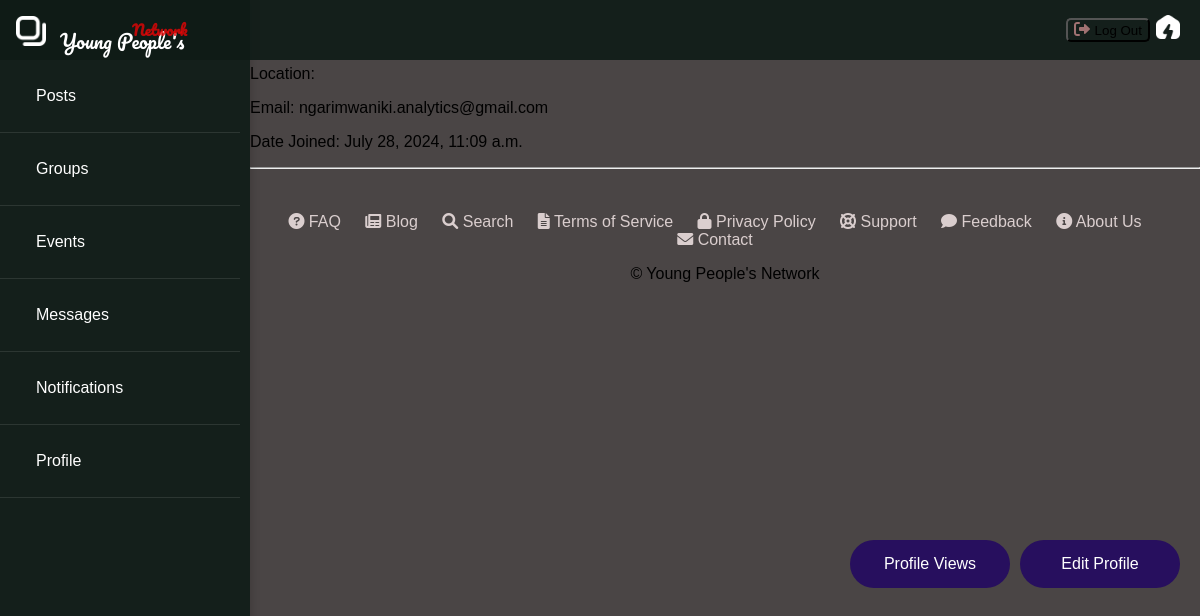
The app's page /users/profile/1/, older data.
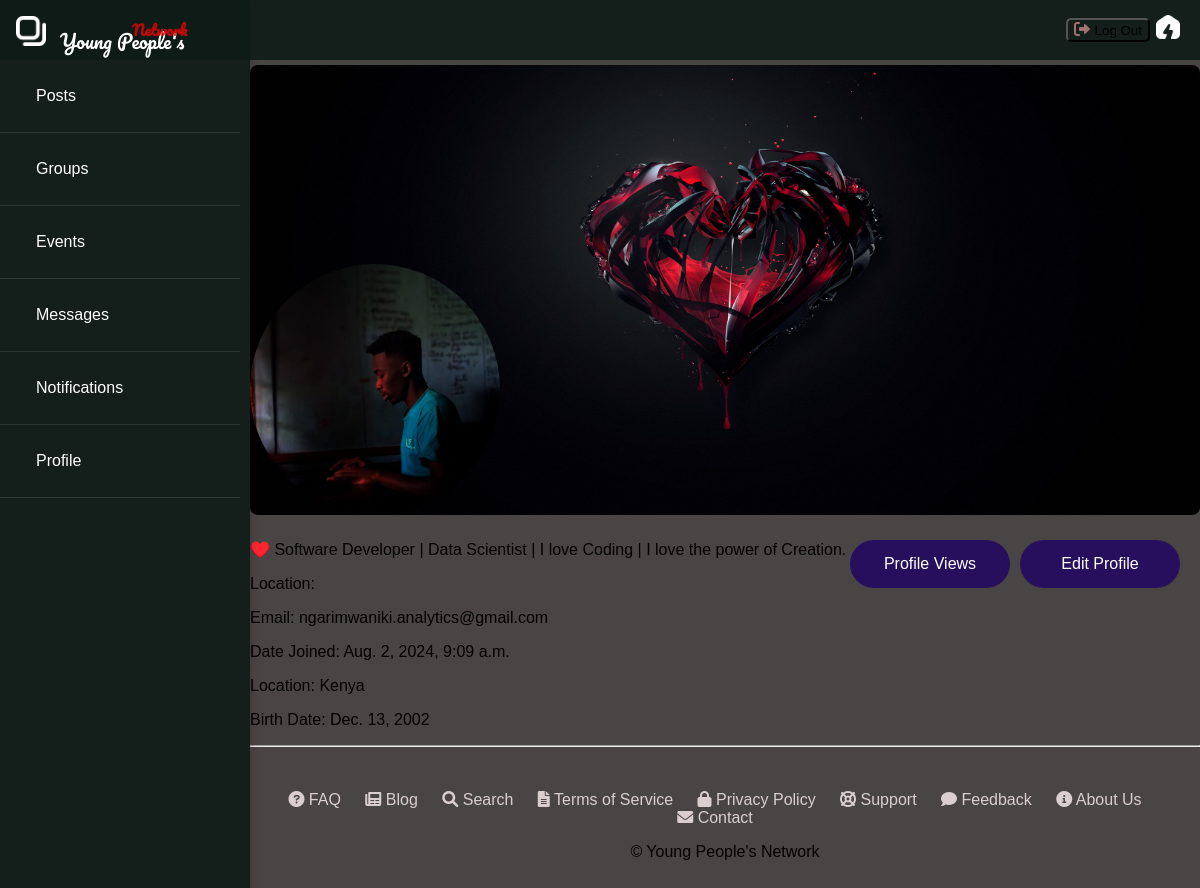
The same page, newer data.
### apps/users/models.py (models this page shows, shortened)
class CustomUser(AbstractBaseUser, PermissionsMixin):
    email = models.EmailField(unique=True)
    username = models.CharField(max_length=255, unique=True)
    first_name = models.CharField(max_length=30)
    last_name = models.CharField(max_length=30)
    is_active = models.BooleanField(default=True)
    is_staff = models.BooleanField(default=False)
    date_joined = models.DateTimeField(default=timezone.now)
    groups = models.ManyToManyField(Group, related_name='customuser_set', blank=True)
    user_permissions = models.ManyToManyField(Permission, related_name='customuser_set', blank=True)
    objects = CustomUserManager()
    USERNAME_FIELD = 'email'
    REQUIRED_FIELDS = ['username', 'first_name', 'last_name']

### apps/profile/models.py (models this page shows, shortened)
class Profile(models.Model):
    user = models.OneToOneField(settings.AUTH_USER_MODEL, on_delete=models.CASCADE, related_name='profile')
    bio = models.TextField(blank=True, null=True)
    location = models.CharField(max_length=255, blank=True, null=True)
    birth_date = models.DateField(blank=True, null=True)
    profile_image = models.ImageField(upload_to='profile_images/', blank=True, null=True)
    cover_image = models.ImageField(upload_to='cover_images/', blank=True, null=True)
    created_at = models.DateTimeField(auto_now_add=True)
    updated_at = models.DateTimeField(auto_now=True)

### apps/users/views.py (the view)
# urls.py: path('profile/<int:pk>/', UserProfileView.as_view(), name='profile'),
class UserProfileView(View):
    def get(self, request, pk):
        user = get_object_or_404(CustomUser, pk=pk)
        return render(request, 'users/profile.html', {'user': user})

### apps/users/templates/users/profile.html (shortened to what this page needs)
{% extends "base.html" %}
{% load static %}
{% block content %}
<div class="profile-detail">
    {% if user.profile.cover_image %}
            <img src="{{ user.profile.cover_image.url }}" alt="Cover Image" class="cover-img">
    {% endif %}
    {% if user.profile.profile_image %}
    <img src="{{ user.profile.profile_image.url }}" alt="Profile Image" class="profile-img">
    {% else %}
    <img src="{% static 'images/default_profile_image.png' %}" alt="Default Profile Image" class="profile-img">
    {% endif %}
    <div class="btns">
        {% if user.is_authenticated %}
            <a class="btn-primary" id="profile-view"  href="{% url 'profile:profile_views' %}">Profile Views</a>
        {% endif %}
        <a href="{% url 'profile:profile_edit' %}" class="btn-primary" id="global-btn">Edit Profile</a>
    </div>
    <div class="profile-info">
        {% if user.profile.bio %}
            <p>{{ user.profile.bio }}</p>
        {% endif %}
        <p>Location: {{ profile.location }}</p>
        <p>Email: {{ user.email }}</p>
        <p>Date Joined: {{ user.date_joined }}</p>
        {% if user.profile.location %}
            <p>Location: {{ user.profile.location }}</p>
        {% endif %}
        {% if user.profile.birth_date %}
            <p>Birth Date: {{ user.profile.birth_date }}</p>
        {% endif %}
    </div>
</div>
<hr>
{% endblock %}

### config/templates/base.html (shortened to what this page needs)
<!DOCTYPE html>
<html lang="en">
<head>
    {% load static %}
    <link rel="stylesheet" href="{% static 'css/styles.css' %}">
    <link rel="stylesheet" href="https://cdnjs.cloudflare.com/ajax/libs/font-awesome/6.0.0-beta3/css/all.min.css">
    <link href="https://cdn.jsdelivr.net/npm/heroicons@1.0.4/dist/heroicons.min.css" rel="stylesheet">
</head>
<body>
    <header>
        <p class="logo">
            <span class="main-text">Young People's</span>
            <span class="superscript">Network</span>
        </p>
        <button id="sidebar-toggle-btn" class="toggle-icon" onclick="toggleSidebar()">
            <img src="{% static 'images/mn.png' %}" alt="Menu Icon">
        </button>
        <a href="{% url 'home' %}" class="home-link">
            <img src="{% static 'images/home.png' %}" alt="Home" style="width: 24px; height: 24px;">
        </a>
        {% if user.is_authenticated %}
            <button class="logout-btn" aria-label="Log out">
                <a href="{% url 'logout' %}" class="logout-link">
                    <i class="fas fa-sign-out-alt"></i>
                </a>
                <span class="tooltip">Log Out</span>
            </button>
        {% endif %}
    </header>
    <div id="sidebar" class="sidebar" style="left: -250px;">
        <div id="sidebar-content" class="sidebar-content">
            <ul>
                {% if user.is_authenticated %}
                    <li><a href="{% url 'posts:post_list' %}">Posts</a></li>
                    <li><a href="{% url 'groups:group_list' %}">Groups</a></li>
                    <li><a href="{% url 'events:event_list' %}">Events</a></li>
                    <li><a href="{% url 'messaging:conversation_list' %}">Messages</a></li>
                    <li><a href="{% url 'notifications:notification_list' %}">Notifications</a></li>
                    <li><a href="{% url 'profile:profile_detail' user.id %}">Profile</a></li>
                {% else %}
                    <div class="auth-links">
                        <a href="{% url 'users:login' %}">Login</a>
                        <a href="{% url 'users:register' %}">Sign Up</a>
                    </div>
                {% endif %}
            </ul>
        </div>
    </div>
    <div id="main-content" class="main-content">
        {% block content %}{% endblock %}
        <footer class="footer">
            <ul>
                <li><a href="#"><i class="fas fa-question-circle"></i> FAQ</a></li>
                <li><a href="#"><i class="fas fa-newspaper"></i> Blog</a></li>
                <li><a href="#"><i class="fas fa-search"></i> Search</a></li>
                <li><a href="#"><i class="fas fa-file-alt"></i> Terms of Service</a></li>
                <li><a href="#"><i class="fas fa-lock"></i> Privacy Policy</a></li>
                <li><a href="#"><i class="fas fa-life-ring"></i> Support</a></li>
                <li><a href="#"><i class="fas fa-comment"></i> Feedback</a></li>
                <li><a href="#" class="about-us-link"><i class="fas fa-info-circle"></i> About Us</a></li>
                <li><a href="#" class="contact-link"><i class="fas fa-envelope"></i> Contact</a></li>
            </ul>
            <p>&copy;{{current_year}} Young People's Network</p>
        </footer>
    </div>
</body>
</html>

### config/static/css/styles.css (style rules this page uses)
body { background: rgba(54, 48, 48, 0.897); background-size: cover; background-repeat: no-repeat; background-attachment: fixed; margin: 0; padding: 0; font-family: 'Arial', sans-serif; }
header { background-color: rgba(15, 27, 23, 0.9); border-width: 10px; position: fixed; top: 0; height: 60px; width: 100%; z-index: 1001; }
#main-content { padding: 0; margin-left: 20px; border-radius: 0; margin-top: 65px; }
.sidebar { height: 100%; width: 250px; position: fixed; top: 0; background: rgba(15, 27, 23, 0.9); left: 0; overflow: hidden; transition: left 0.5s; padding-top: 60px; z-index: 999; box-shadow: 0px 0px 10px rgba(0, 0, 0, 0.2); }
.sidebar-content { padding-bottom: 20px; overflow-y: auto; padding-right: 10px; }
.sidebar ul { list-style-type: none; padding: 0; margin: 0; }
#sidebar { transition: left 0.5s; }
.sidebar li { padding: 15px 20px; top: 40px; border-bottom: 1px solid rgba(255, 255, 255, 0.1); }
.sidebar a { display: block; padding: 0.75rem 1rem; color: #fff; text-decoration: none; transition: transform 0.3s, box-shadow 0.3s; }
.logo { font-family: 'Pacifico', cursive; font-size: 1.2em; margin-left: 60px; text-decoration: none; position: fixed; top: 5px; z-index: 1002; }
.logo .main-text { display: inline; margin-top: 20px; color: #ffffff; text-decoration: none; }
.logo .superscript { font-family: 'Pacifico', cursive; font-size: 0.75em; font-weight: 700; color: rgba(233, 6, 6, 0.795); position: absolute; text-decoration: none; top: -0.5em; right: -0.2em; }
.toggle-icon { display: block; border: none; position: absolute; top: 15px; left: 10px; z-index: 1001; background: none; }
.home-link { position: absolute; right: 20px; top: 15px; }
.toggle-icon img { width: 30px; height: 30px; }
.sidebar-content { scrollbar-width: thin; scrollbar-color: #888 #111; }
.footer { padding: 20px; text-align: center; }
.footer ul { list-style-type: none; padding: 0; }
.footer ul li { display: inline-block; margin-right: 20px; }
.footer ul li a { text-decoration: none; color: #dacece; font-size: 16px; transition: color 0.3s ease; }
.btn-primary { background-color: #1f0264cc; color: #fff; padding: 15px 30px; border-radius: 30px; text-decoration: none; width: 100px; transition: background-color 0.3s ease; margin: 0 auto; z-index: 1; display: block; text-align: center; }
.profile-detail { margin: auto; }
#global-btn { position: absolute; right: 10px; top: 540px; }
.profile-img { height: 250px; width: 250px; border-radius: 100%; float: left; margin-top: -255px; position: relative; }
.cover-img { display: inline; border-radius: 8px; width: 100%; height: 450px; }
.btns { position: absolute; right: 10px; top: 0px; }
#profile-view { position: absolute; right: 180px; top: 540px; }
.logout-btn { border-radius: 5px; background: none; position: absolute; right: 50px; top: 18px; }
.logout-btn a { text-decoration: none; color: #a07272; font-size: 16px; transition: color 0.3s ease; }

Row changes from the older to the newer data that the page shows:
changed CustomUser "ngarimwaniki.analytics@gmail.com": profile.bio (not shown) → "♥️ Software Developer | Data Scientist | I love Coding | I love the power of Creation."; date_joined "July 28, 2024, 11:09 a.m." → "Aug. 2, 2024, 9:09 a.m."; profile.location (not shown) → "Kenya"; profile.birth_date (not shown) → "Dec. 13, 2002"
Text that changed along with them:
text now shown: "Location: Birth Date:"
